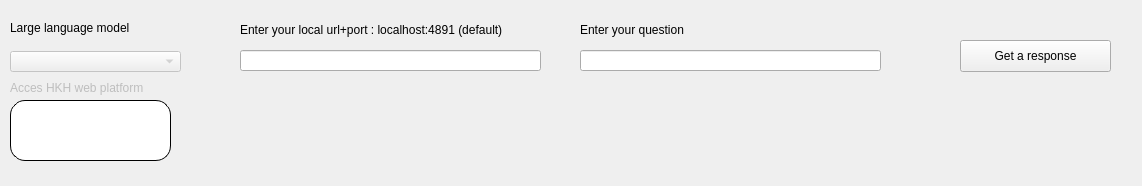
<?xml version="1.0" encoding="UTF-8"?>
<ui version="4.0">
 <class>Form</class>
 <widget class="QWidget" name="Form">
  <property name="geometry">
   <rect>
    <x>0</x>
    <y>0</y>
    <width>1142</width>
    <height>186</height>
   </rect>
  </property>
  <property name="windowTitle">
   <string>Form</string>
  </property>
  <widget class="QComboBox" name="comboBox_variable_supp">
   <property name="enabled">
    <bool>false</bool>
   </property>
   <property name="geometry">
    <rect>
     <x>10</x>
     <y>51</y>
     <width>171</width>
     <height>21</height>
    </rect>
   </property>
  </widget>
  <widget class="QLabel" name="label_formula">
   <property name="enabled">
    <bool>false</bool>
   </property>
   <property name="geometry">
    <rect>
     <x>10</x>
     <y>80</y>
     <width>161</width>
     <height>16</height>
    </rect>
   </property>
   <property name="text">
    <string>Acces HKH web platform</string>
   </property>
  </widget>
  <widget class="QLabel" name="label_2">
   <property name="geometry">
    <rect>
     <x>10</x>
     <y>20</y>
     <width>161</width>
     <height>16</height>
    </rect>
   </property>
   <property name="text">
    <string>Large language model</string>
   </property>
  </widget>
  <widget class="QPushButton" name="applyButton">
   <property name="geometry">
    <rect>
     <x>960</x>
     <y>40</y>
     <width>151</width>
     <height>32</height>
    </rect>
   </property>
   <property name="text">
    <string>Get a response</string>
   </property>
  </widget>
  <widget class="QPushButton" name="pushButton_show_hkh_website">
   <property name="geometry">
    <rect>
     <x>10</x>
     <y>100</y>
     <width>161</width>
     <height>61</height>
    </rect>
   </property>
   <property name="styleSheet">
    <string notr="true">background-color: white;
color: black;
border-style: outset;
border-width: 1px;
border-color: black;
border-radius: 15px;</string>
   </property>
   <property name="text">
    <string/>
   </property>
  </widget>
  <widget class="QLabel" name="label_3">
   <property name="geometry">
    <rect>
     <x>240</x>
     <y>20</y>
     <width>311</width>
     <height>20</height>
    </rect>
   </property>
   <property name="text">
    <string>Enter your local url+port : localhost:4891 (default)</string>
   </property>
  </widget>
  <widget class="QLineEdit" name="localhost">
   <property name="geometry">
    <rect>
     <x>240</x>
     <y>50</y>
     <width>301</width>
     <height>21</height>
    </rect>
   </property>
  </widget>
  <widget class="QLabel" name="label_4">
   <property name="geometry">
    <rect>
     <x>580</x>
     <y>20</y>
     <width>311</width>
     <height>20</height>
    </rect>
   </property>
   <property name="text">
    <string>Enter your question</string>
   </property>
  </widget>
  <widget class="QLineEdit" name="message">
   <property name="geometry">
    <rect>
     <x>580</x>
     <y>50</y>
     <width>301</width>
     <height>21</height>
    </rect>
   </property>
  </widget>
 </widget>
 <resources/>
 <connections/>
</ui>
